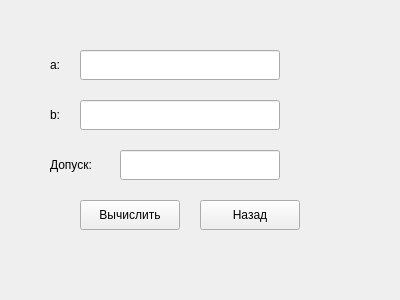
<?xml version="1.0" encoding="UTF-8"?>
<ui version="4.0">
 <class>HordMethodForm</class>
 <widget class="QWidget" name="HordMethodForm">
  <property name="geometry">
   <rect>
    <x>0</x>
    <y>0</y>
    <width>400</width>
    <height>300</height>
   </rect>
  </property>
  <property name="windowTitle">
   <string>Метод хорд</string>
  </property>
  <widget class="QLabel" name="label_a">
   <property name="text">
    <string>a:</string>
   </property>
   <property name="geometry">
    <rect>
     <x>50</x>
     <y>50</y>
     <width>30</width>
     <height>30</height>
    </rect>
   </property>
  </widget>
  <widget class="QLineEdit" name="field_a">
   <property name="geometry">
    <rect>
     <x>80</x>
     <y>50</y>
     <width>200</width>
     <height>30</height>
    </rect>
   </property>
  </widget>
  <widget class="QLabel" name="label_b">
   <property name="text">
    <string>b:</string>
   </property>
   <property name="geometry">
    <rect>
     <x>50</x>
     <y>100</y>
     <width>30</width>
     <height>30</height>
    </rect>
   </property>
  </widget>
  <widget class="QLineEdit" name="field_b">
   <property name="geometry">
    <rect>
     <x>80</x>
     <y>100</y>
     <width>200</width>
     <height>30</height>
    </rect>
   </property>
  </widget>
  <widget class="QLabel" name="label_tolerance">
   <property name="text">
    <string>Допуск:</string>
   </property>
   <property name="geometry">
    <rect>
     <x>50</x>
     <y>150</y>
     <width>60</width>
     <height>30</height>
    </rect>
   </property>
  </widget>
  <widget class="QLineEdit" name="field_tolerance">
   <property name="geometry">
    <rect>
     <x>120</x>
     <y>150</y>
     <width>160</width>
     <height>30</height>
    </rect>
   </property>
  </widget>
  <widget class="QPushButton" name="calculateButton">
   <property name="text">
    <string>Вычислить</string>
   </property>
   <property name="geometry">
    <rect>
     <x>80</x>
     <y>200</y>
     <width>100</width>
     <height>30</height>
    </rect>
   </property>
  </widget>
  <widget class="QPushButton" name="backButton">
   <property name="text">
    <string>Назад</string>
   </property>
   <property name="geometry">
    <rect>
     <x>200</x>
     <y>200</y>
     <width>100</width>
     <height>30</height>
    </rect>
   </property>
  </widget>
 </widget>
 <resources/>
 <connections/>
</ui>
